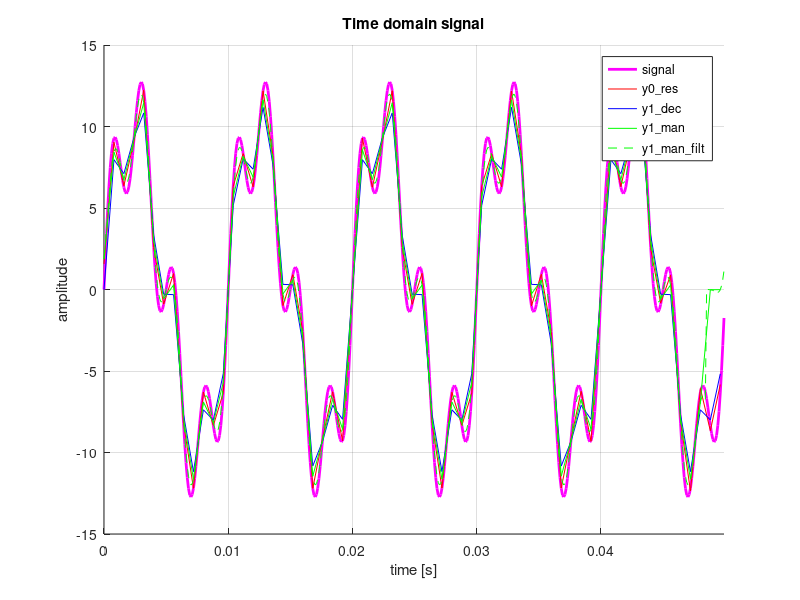

Here is the MATLAB script that generated this plot: (Note: this script raises an error after producing the figure.)
%-------------------------------------------------------------------------
% File        : decimation.m
% Author      : Michael Wurm <wurm.michael95@gmail.com>
% Description : Testing different ways for downsampling/decimation.
%-------------------------------------------------------------------------

%% Prepare environment
clear; close all; clc;

addpath(genpath('../helpers/auto-arrange-figs/'));

%=========================================================================
%% Settings

n_sec  = 0.05;
osr    = 8;
fs_src = 10000;

%=========================================================================
%% Signal

tn = (0:1:n_sec*fs_src-1)';

sig1 = 10 * sin(2*pi*100/fs_src*tn);
sig2 =  1 * sin(2*pi*200/fs_src*tn);
sig3 =  4 * sin(2*pi*400/fs_src*tn);

signal = sig1 + sig2 + sig3;

%=========================================================================
%% Common

fs_tgt = fs_src/osr;
tn_tgt = (0:1:round(n_sec*fs_tgt)-1)';

%=========================================================================
%% 0: Using MATLAB resample()

y0_res = resample(signal, 1, osr);


%=========================================================================
%% 1: Using MATLAB decimate()

y1_dec = decimate(signal, osr, 'fir');


%=========================================================================
%% 2: Manual, using filter and pick every nth sample.

% Low-pass filter
Nfilt = 30;
filter_dec = fir1(Nfilt, 1/osr);
y2_man_filt = filter(filter_dec,1, signal);

% Compensate for group delay (for test purpose only)
y2_man_filt = circshift(y2_man_filt, -Nfilt/2);

% Downsample (take every nth sample)
y2_man = y2_man_filt(1:osr:end);

%=========================================================================
%% Analysis

fprintf("norm resample-decimate : %.3f\n", norm(y0_res - y1_dec));
fprintf("norm resample-own      : %.3f\n", norm(y0_res - y2_man));
fprintf("norm decimate-own      : %.3f\n", norm(y1_dec - y2_man));

fig_title = 'Time domain signal';
fig_time = figure('Name', fig_title);
grid on; hold on;
title(fig_title);
plot(tn/fs_src,     signal,  'm', 'DisplayName', 'signal','LineWidth',2);
plot(tn_tgt/fs_tgt, y0_res,  'r', 'DisplayName', 'y0\_res');
plot(tn_tgt/fs_tgt, y1_dec,  'b', 'DisplayName', 'y1\_dec');
plot(tn_tgt/fs_tgt, y2_man,  'g', 'DisplayName', 'y1\_man');
plot(tn/fs_src, y2_man_filt, 'g--', 'DisplayName', 'y1\_man\_filt');
xlabel('time [s]');
ylabel('amplitude');
legend();
xlim([0 inf]);

%% Arrange all plots on the display
autoArrangeFigures(1,1,1);
